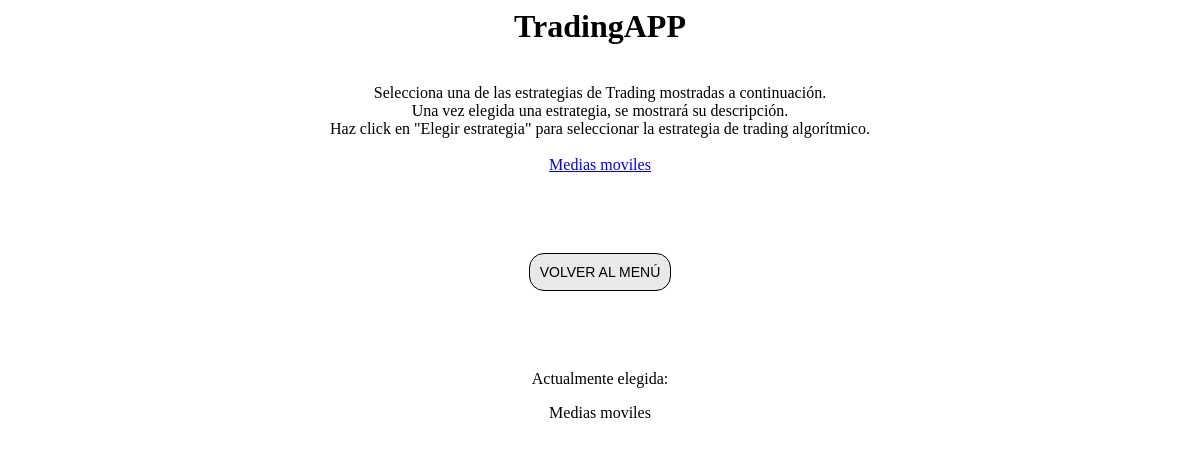
The page /estrategias/ on the database its author committed.
### Interface/models.py (models this page shows, shortened)
class AlgoritmoTrading(models.Model):
    nombre = models.CharField(max_length=200)
    descripcion = models.CharField(max_length=10000)
    autor = models.CharField(max_length=200)
    imagen = models.CharField(max_length=200)
    def __str__(self):
        return self.nombre

class Sesion(models.Model):
    algoritmo_elegido = models.ForeignKey('AlgoritmoTrading', on_delete=models.SET_NULL, null=True)
    logued_MT5 = models.BooleanField(default=True)

### Interface/views.py (the view)
# urls.py: path('estrategias/', views.estrategias_trading, name='Estrategias Trading'),
def estrategias_trading(request):
    algoritmos = AlgoritmoTrading.objects.all()
    context = {'algoritmos': algoritmos, 'sesion_actual': sesion_actual}
    return render(request, "TradingAPP/estrategias_trading.html", context)

### Interface/templates/TradingAPP/estrategias_trading.html (shortened to what this page needs)
{% load static %}
<link rel="stylesheet" type="text/css" href="{% static 'TradingAPP/style.css' %}">
<!DOCTYPE html>
<html>
<H1 align="center">TradingAPP</H1>
<br>
<body class="center">
Selecciona una de las estrategias de Trading mostradas a continuación.<br>
Una vez elegida una estrategia, se mostrará su descripción.<br>
Haz click en "Elegir estrategia" para seleccionar la estrategia de trading algorítmico.
<br><br>
{% if algoritmos %}
{% for algoritmo in algoritmos %}
<a href="{{ algoritmo.id }}">{{ algoritmo.nombre }}</a><br>
{% endfor %}
{% else %}
<p>No hay algoritmos disponibles.</p>
{% endif %}
<br><br><br><br><br>
<a class="boton" href="{% url 'Menu Principal'%}">Volver al menú</a>
<br><br><br><br><br><br>
Actualmente elegida: {% if sesion_actual.algoritmo_elegido %} <p>{{ sesion_actual.algoritmo_elegido }}</p> {% else %} <p>Ninguna</p> {% endif %}
</body>
</html>

### Interface/static/TradingAPP/style.css (style rules this page uses)
.boton { border: 1px solid #000000; padding: 10px; background-color: #e9e9e9; color: #000000; text-decoration: none; text-transform: uppercase; font-family: 'Helvetica', sans-serif; border-radius: 15px; font-size: 14px; text-align: center; }
body.center { text-align: center; }

### rows shown on the page
AlgoritmoTrading: nombre "Medias moviles"
Sesion: algoritmo_elegido "Medias moviles"
